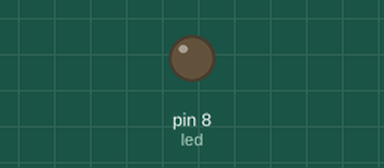
Recording of a sketch running on a simulated Arduino Uno, built with avr-gcc and run on an emulated ATmega328P. On the bench: output pins drawn as LEDs (lit = HIGH).

Above: at 3.2 s.
At 12.7 s:
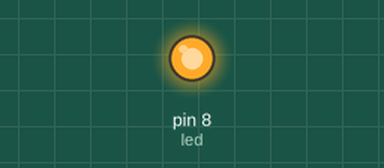
Timing chart, 0 to 33.2 s (numbered marks = the images above):
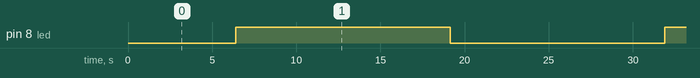

Measured:
- by itself, pin 8 (led): alternates HIGH for 12.8 s and LOW for 12.8 s

The sketch:

aula_05.ino
```cpp
#define led 8
#define min 0
#define max 255
#define tmp 50

void setup() {
  // put your setup code here, to run once:

  pinMode(led,OUTPUT);
}

void loop() {
  // put your main code here, to run repeatedly:

  for(int i = min; i < max; i++){
    analogWrite(led,i);
    delay(tmp);
  }

 for(int i = max; i > min; i--){
  analogWrite(led,i);
  delay(tmp);
 }


}
```
